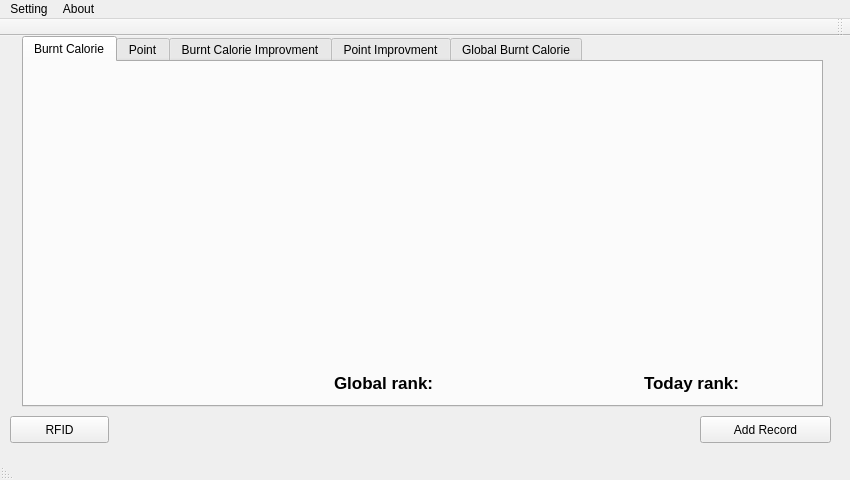
<?xml version="1.0" encoding="UTF-8"?>
<ui version="4.0">
 <class>MainWindow</class>
 <widget class="QMainWindow" name="MainWindow">
  <property name="geometry">
   <rect>
    <x>0</x>
    <y>0</y>
    <width>850</width>
    <height>480</height>
   </rect>
  </property>
  <property name="minimumSize">
   <size>
    <width>350</width>
    <height>200</height>
   </size>
  </property>
  <property name="windowTitle">
   <string>MainWindow</string>
  </property>
  <property name="layoutDirection">
   <enum>Qt::RightToLeft</enum>
  </property>
  <widget class="QWidget" name="centralWidget">
   <widget class="QPushButton" name="btnRFID">
    <property name="geometry">
     <rect>
      <x>10</x>
      <y>380</y>
      <width>99</width>
      <height>27</height>
     </rect>
    </property>
    <property name="text">
     <string>RFID</string>
    </property>
   </widget>
   <widget class="QPushButton" name="btnAddRecord">
    <property name="geometry">
     <rect>
      <x>700</x>
      <y>380</y>
      <width>131</width>
      <height>27</height>
     </rect>
    </property>
    <property name="text">
     <string>Add Record</string>
    </property>
   </widget>
   <widget class="QTabWidget" name="tabWidget">
    <property name="geometry">
     <rect>
      <x>22</x>
      <y>0</y>
      <width>801</width>
      <height>371</height>
     </rect>
    </property>
    <property name="layoutDirection">
     <enum>Qt::LeftToRight</enum>
    </property>
    <property name="currentIndex">
     <number>0</number>
    </property>
    <widget class="QWidget" name="tab">
     <attribute name="title">
      <string>Burnt Calorie</string>
     </attribute>
     <widget class="QLabel" name="lCal">
      <property name="geometry">
       <rect>
        <x>10</x>
        <y>10</y>
        <width>771</width>
        <height>271</height>
       </rect>
      </property>
      <property name="text">
       <string/>
      </property>
     </widget>
     <widget class="QLabel" name="lDRank1">
      <property name="geometry">
       <rect>
        <x>620</x>
        <y>310</y>
        <width>161</width>
        <height>21</height>
       </rect>
      </property>
      <property name="font">
       <font>
        <pointsize>13</pointsize>
        <weight>75</weight>
        <bold>true</bold>
       </font>
      </property>
      <property name="text">
       <string>Today rank:</string>
      </property>
     </widget>
     <widget class="QLabel" name="lGRank1">
      <property name="geometry">
       <rect>
        <x>310</x>
        <y>310</y>
        <width>161</width>
        <height>21</height>
       </rect>
      </property>
      <property name="font">
       <font>
        <pointsize>13</pointsize>
        <weight>75</weight>
        <bold>true</bold>
       </font>
      </property>
      <property name="text">
       <string>Global rank:</string>
      </property>
     </widget>
    </widget>
    <widget class="QWidget" name="tab_2">
     <attribute name="title">
      <string>Point</string>
     </attribute>
     <widget class="QLabel" name="lPoint">
      <property name="geometry">
       <rect>
        <x>10</x>
        <y>20</y>
        <width>771</width>
        <height>271</height>
       </rect>
      </property>
      <property name="text">
       <string/>
      </property>
     </widget>
     <widget class="QLabel" name="lGRank2">
      <property name="geometry">
       <rect>
        <x>310</x>
        <y>310</y>
        <width>161</width>
        <height>21</height>
       </rect>
      </property>
      <property name="font">
       <font>
        <pointsize>13</pointsize>
        <weight>75</weight>
        <bold>true</bold>
       </font>
      </property>
      <property name="layoutDirection">
       <enum>Qt::LeftToRight</enum>
      </property>
      <property name="text">
       <string>Global rank:</string>
      </property>
     </widget>
     <widget class="QLabel" name="lDRank2">
      <property name="geometry">
       <rect>
        <x>620</x>
        <y>310</y>
        <width>161</width>
        <height>21</height>
       </rect>
      </property>
      <property name="font">
       <font>
        <pointsize>13</pointsize>
        <weight>75</weight>
        <bold>true</bold>
       </font>
      </property>
      <property name="layoutDirection">
       <enum>Qt::LeftToRight</enum>
      </property>
      <property name="text">
       <string>Today rank:</string>
      </property>
     </widget>
    </widget>
    <widget class="QWidget" name="tab_3">
     <attribute name="title">
      <string>Burnt Calorie Improvment</string>
     </attribute>
     <widget class="QLabel" name="lProgCal">
      <property name="geometry">
       <rect>
        <x>10</x>
        <y>20</y>
        <width>771</width>
        <height>311</height>
       </rect>
      </property>
      <property name="text">
       <string/>
      </property>
     </widget>
    </widget>
    <widget class="QWidget" name="tab_4">
     <attribute name="title">
      <string>Point Improvment</string>
     </attribute>
     <widget class="QLabel" name="lProgPoint">
      <property name="geometry">
       <rect>
        <x>10</x>
        <y>20</y>
        <width>771</width>
        <height>301</height>
       </rect>
      </property>
      <property name="text">
       <string/>
      </property>
     </widget>
    </widget>
    <widget class="QWidget" name="tab_5">
     <attribute name="title">
      <string>Global Burnt Calorie</string>
     </attribute>
     <widget class="QLabel" name="lGRank3">
      <property name="geometry">
       <rect>
        <x>310</x>
        <y>310</y>
        <width>161</width>
        <height>21</height>
       </rect>
      </property>
      <property name="font">
       <font>
        <pointsize>13</pointsize>
        <weight>75</weight>
        <bold>true</bold>
       </font>
      </property>
      <property name="text">
       <string>Global rank:</string>
      </property>
     </widget>
     <widget class="QLabel" name="lDRank3">
      <property name="geometry">
       <rect>
        <x>620</x>
        <y>310</y>
        <width>161</width>
        <height>21</height>
       </rect>
      </property>
      <property name="font">
       <font>
        <pointsize>13</pointsize>
        <weight>75</weight>
        <bold>true</bold>
       </font>
      </property>
      <property name="text">
       <string>Today rank:</string>
      </property>
     </widget>
     <widget class="QLabel" name="lGloabalCal">
      <property name="geometry">
       <rect>
        <x>10</x>
        <y>10</y>
        <width>771</width>
        <height>301</height>
       </rect>
      </property>
      <property name="text">
       <string/>
      </property>
     </widget>
    </widget>
   </widget>
  </widget>
  <widget class="QMenuBar" name="menuBar">
   <property name="geometry">
    <rect>
     <x>0</x>
     <y>0</y>
     <width>850</width>
     <height>26</height>
    </rect>
   </property>
   <property name="layoutDirection">
    <enum>Qt::LeftToRight</enum>
   </property>
   <widget class="QMenu" name="menu">
    <property name="title">
     <string>Setting</string>
    </property>
    <addaction name="action"/>
   </widget>
   <widget class="QMenu" name="menu_2">
    <property name="title">
     <string>About</string>
    </property>
    <addaction name="action_2"/>
   </widget>
   <addaction name="menu"/>
   <addaction name="menu_2"/>
  </widget>
  <widget class="QToolBar" name="mainToolBar">
   <attribute name="toolBarArea">
    <enum>TopToolBarArea</enum>
   </attribute>
   <attribute name="toolBarBreak">
    <bool>false</bool>
   </attribute>
  </widget>
  <widget class="QStatusBar" name="statusBar"/>
  <action name="action">
   <property name="text">
    <string>Settings</string>
   </property>
  </action>
  <action name="action_2">
   <property name="text">
    <string>About</string>
   </property>
  </action>
 </widget>
 <layoutdefault spacing="6" margin="11"/>
 <resources/>
 <connections/>
</ui>
